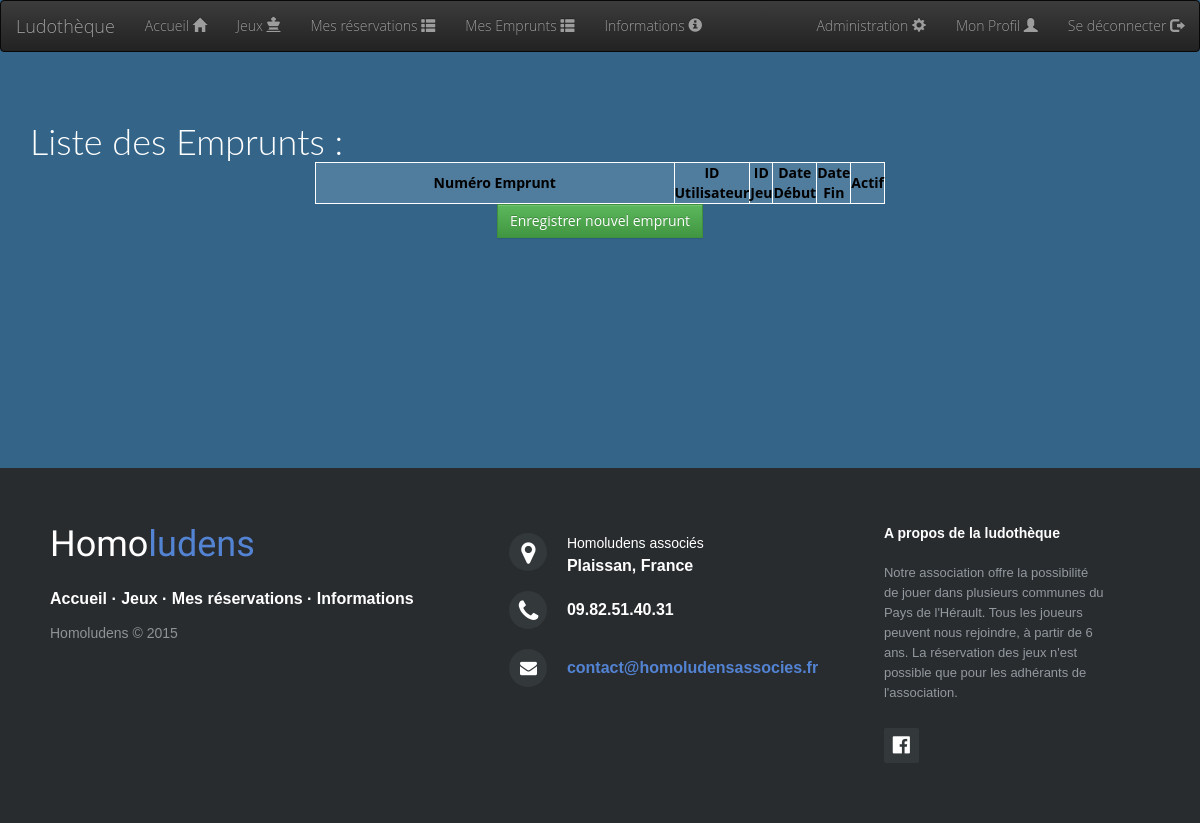
/?action=listerReservation&controller=emprunt (signed in), run on an earlier commit of the app's database.
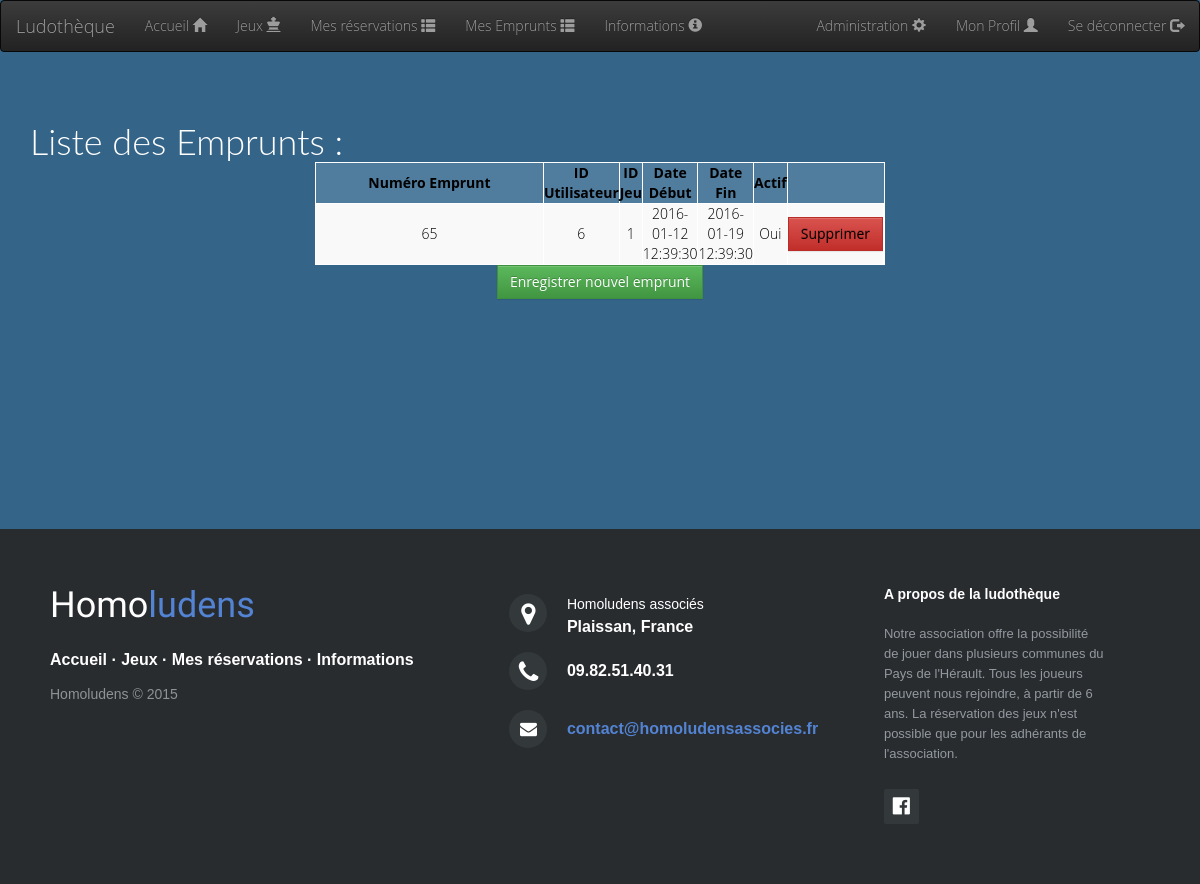
And on a later commit of the database.
### tables this page shows
CREATE TABLE IF NOT EXISTS `emprunt` (
  `id_emprunt` int(11) NOT NULL AUTO_INCREMENT,
  `id_utilisateur` int(11) NOT NULL,
  `id_jeu` int(11) NOT NULL,
  `date_debut` datetime NOT NULL,
  `date_fin` datetime NOT NULL,
  `retard` tinyint(1) NOT NULL DEFAULT '0',
  `actif` tinyint(1) NOT NULL DEFAULT '0',
  PRIMARY KEY (`id_emprunt`),
  KEY `id_utilisateur` (`id_utilisateur`),
  KEY `id_jeu` (`id_jeu`)
);

### view/view.php (called while the page is built)
<?php
    require "header.php";
    require VIEW_PATH  . DS . 'view' . ucfirst($view) . '.php';
    require "footer.php";
?>

### controller/ControllerEmprunt.php (called while the page is built, shortened)
<?php
switch ($action) {
    default:
    case "listerEmprunt":
        $id = $_SESSION['id'];
        $data = array(
            "actif" => '1'
        );
        if( Session::is_admin())
        {
            $tab_emprunts = ModelEmprunt::selectWhere($data);
        }
        else
        {
            $tab_emprunts = ModelEmprunt::selectAllForUser($id);
        }
        $view='ListEmprunt';
    break;
}
require VIEW_PATH . "view.php";
?>

### index.php (called while the page is built, shortened)
<?php
include ROOT . DS . 'controller' . DS . 'dispatcher.php';
?>

### model/Model.php (called while the page is built, shortened)
<?php
class Model {
    public static $pdo;
    public static function set_static() {
        try
        {
            self::$pdo = new PDO('mysql:host=localhost;dbname=ludotheque;charset=utf8', 'root', '');
            self::$pdo->setAttribute(PDO::ATTR_ERRMODE, PDO::ERRMODE_EXCEPTION);
        }
        catch (PDOException $ex)
        {
            if (Conf::getDebug())
            {
                echo $ex->getMessage();
                die('Problème lors de la connexion à la base de donnée');
            }
            else
            {
                echo 'Une erreur est survenue. <a href=""> Retour a la page d\'accueil </a>';
                die();
            }
        }
    }
    public static function selectWhere($data) {
        try
        {
            $table = static::$table;
            $where = "";
            foreach ($data as $key => $value)
                $where .= " $table.$key=:$key AND";
            $where = rtrim($where, 'AND');
            $sql = "SELECT * FROM $table WHERE $where";
            $req = self::$pdo->prepare($sql);
            $req->execute($data);
            return $req->fetchAll(PDO::FETCH_OBJ);
        }
        catch (PDOException $e)
        {
            echo $e->getMessage();
            die("Erreur lors de la recherche dans la BDD " . static::$table);
        }
    }
}
?>

### view/viewListEmprunt.php (the view, shortened to what this page needs)
<?php
function tabEmp($tab_emprunts,$estAdmin)
{
    $max=sizeof($tab_emprunts);
    $i=0;
    while($i<$max){
    $empU=$tab_emprunts[$i];
        $idEmprunt = $empU->id_emprunt;
        $idUser = $empU->id_utilisateur;
        $idJeu = $empU->id_jeu;
        $dateDebut = $empU->date_debut;
        $dateFin = $empU->date_fin;
        $actif = $empU->actif;
        if($actif==0){
            $actif='Non';
        }
        else {
            $actif='Oui';
        }
        echo <<< EOT
        <tr><td>$idEmprunt</td><td><a href="?action=modifierUtilisateur&controller=utilisateur&userId=$idUser">$idUser</a></td><td><a href="?action=infoJeu&idJeu=$idJeu&controller=jeux">$idJeu</a></td><td>$dateDebut</td><td>$dateFin</td><td>$actif</td>
EOT;
        if ($estAdmin)
            echo'<td><a href="?action=supprimerEmprunt&controller=emprunt&idEmprunt='.$idEmprunt.'&idJeu='.$idJeu.'" class="btn btn-danger"">Supprimer</a><td>';
echo"</tr></div>";
    $i++;
    }
}
?>
<?php
echo '<div class="container">';
echo <<<EOT
    <h1>Liste des Emprunts :</h1>
    <div class="containt-Utilisateur">
        <table class="table-striped tableUtilisateur" id="tabEmp"><thead>
          <tr>
            <th>Numéro Emprunt</th>
            <th>ID Utilisateur</th>
            <th>ID Jeu</th>
            <th>Date Début</th>
            <th>Date Fin</th>
            <th>Actif</th>
          </tr>
        </thead>
EOT;
$estAdmin = SESSION::is_admin();
tabEmp($tab_emprunts,$estAdmin);
    echo <<<EOT
    </table>
EOT;
    if ($estAdmin) {
        echo'<div style="text-align:center;"><a href="?action=creerEmprunt&controller=emprunt" class="btn btn-success"">Enregistrer nouvel emprunt</a></div>';
    }
echo <<<EOT
    </div>
</div>
<script>$(document).ready(function() { $('#tabEmp').DataTable(); } );</script>
EOT;

What changed in the data, as far as the page shows it:
added emprunt: id_emprunt "65", id_utilisateur "6", id_jeu "1", date_debut "2016-01-12 12:39:30", date_fin "2016-01-19 12:39:30", actif "Oui"
